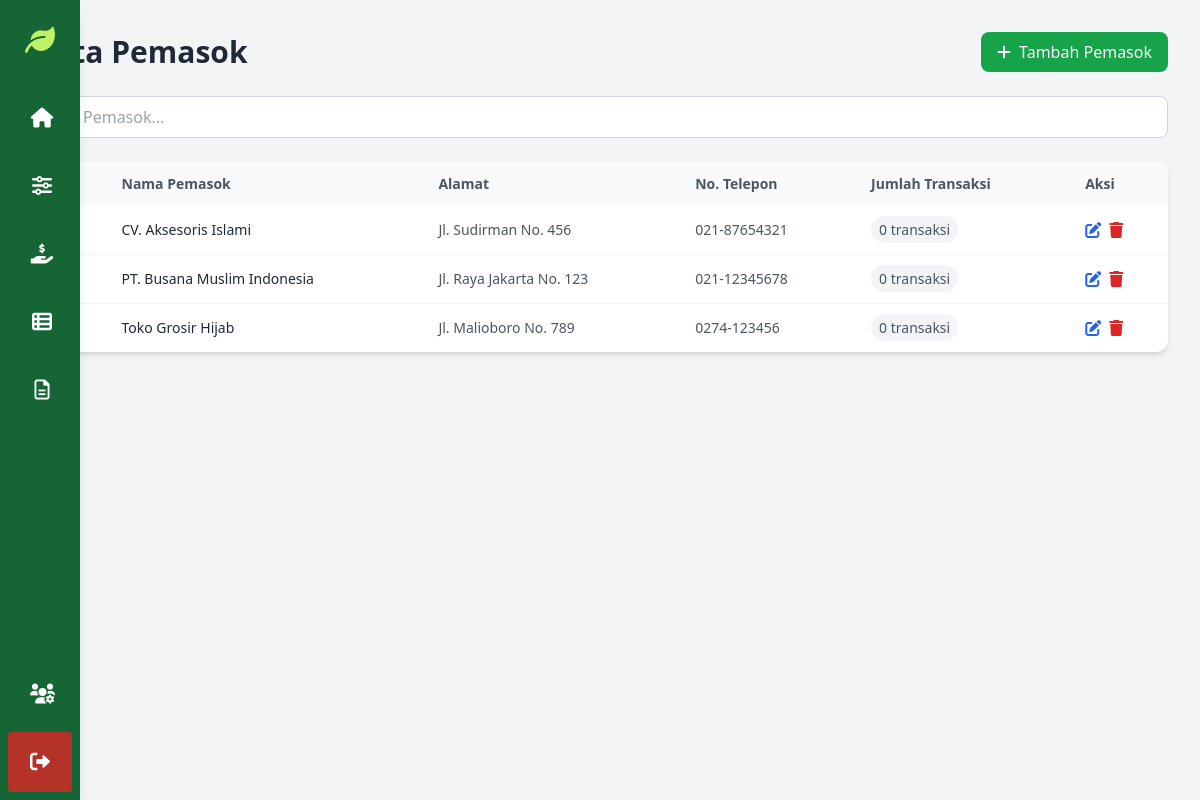
The page /pages/manage_pemasok.php (signed in) on the database its author committed.
### tables this page shows
CREATE TABLE pemasok (
    id_pemasok INT(10) AUTO_INCREMENT PRIMARY KEY,
    nama_pemasok VARCHAR(50) NOT NULL,
    alamat VARCHAR(100) NOT NULL,
    no_telepon VARCHAR(15) NOT NULL
);

### pages/manage_pemasok.php (the view, shortened to what this page needs)
<?php
require_once '../config/koneksi.php';
$stmt = $pdo->query("SELECT * FROM pemasok ORDER BY nama_pemasok");
$pemasoks = $stmt->fetchAll(PDO::FETCH_ASSOC);
$transaksi_pemasok = [];
foreach ($pemasoks as $pemasok) {
    $stmt = $pdo->prepare("SELECT COUNT(*) FROM pembelian WHERE id_pemasok = ?");
    $stmt->execute([$pemasok['id_pemasok']]);
    $transaksi_pemasok[$pemasok['id_pemasok']] = $stmt->fetchColumn();
}
?>
<!DOCTYPE html>
<html lang="id">
<head>
    <script src="https://cdn.tailwindcss.com"></script>
    <link rel="stylesheet" href="https://cdnjs.cloudflare.com/ajax/libs/font-awesome/6.0.0-beta3/css/all.min.css">
</head>
<body class="bg-gray-100">
    <div class="flex">
        <?php include '../includes/sidebar.php'; ?>
        <main class="flex-1 p-8">
            <div class="max-w-7xl mx-auto">
                <header class="flex justify-between items-center mb-6">
                    <h1 class="text-3xl font-bold text-gray-800">Data Pemasok</h1>
                    <?php if ($user_level === 'admin'): ?>
                        <button onclick="openModal('add')" class="bg-green-600 hover:bg-green-700 text-white px-4 py-2 rounded-lg flex items-center gap-2 transition-colors">
                            <i class="fas fa-plus"></i>
                            <span>Tambah Pemasok</span>
                        </button>
                    <?php endif; ?>
                </header>
                <div class="mb-6">
                    <div class="flex gap-4">
                        <div class="flex-1">
                            <input type="text"
                                id="searchInput"
                                placeholder="Cari Pemasok..."
                                class="w-full px-4 py-2 rounded-lg border border-gray-300 focus:outline-none focus:ring-2 focus:ring-green-500">
                        </div>
                    </div>
                </div>
                <div class="bg-white rounded-xl shadow-md overflow-hidden">
                    <div class="overflow-x-auto">
                        <table class="w-full">
                            <thead class="bg-gray-50">
                                <tr>
                                    <th class="px-4 py-3 text-left text-sm font-semibold text-gray-600">No</th>
                                    <th class="px-4 py-3 text-left text-sm font-semibold text-gray-600">Nama Pemasok</th>
                                    <th class="px-4 py-3 text-left text-sm font-semibold text-gray-600">Alamat</th>
                                    <th class="px-4 py-3 text-left text-sm font-semibold text-gray-600">No. Telepon</th>
                                    <th class="px-4 py-3 text-left text-sm font-semibold text-gray-600">Jumlah Transaksi</th>
                                    <?php if ($user_level === 'admin'): ?>
                                        <th class="px-4 py-3 text-left text-sm font-semibold text-gray-600">Aksi</th>
                                    <?php endif; ?>
                                </tr>
                            </thead>
                            <tbody class="divide-y divide-gray-100" id="tableBody">
                                <?php if (empty($pemasoks)): ?>
                                    <tr>
                                        <td colspan="<?= $user_level === 'admin' ? '6' : '5' ?>" class="px-4 py-3 text-center text-gray-500">
                                            Tidak ada data pemasok
                                        </td>
                                    </tr>
                                <?php else: ?>
                                    <?php $no = 1;
                                    foreach ($pemasoks as $pemasok): ?>
                                        <tr class="hover:bg-gray-50">
                                            <td class="px-4 py-3 text-sm text-gray-600"><?= $no++ ?></td>
                                            <td class="px-4 py-3 text-sm font-medium text-gray-800"><?= htmlspecialchars($pemasok['nama_pemasok']) ?></td>
                                            <td class="px-4 py-3 text-sm text-gray-600"><?= htmlspecialchars($pemasok['alamat']) ?></td>
                                            <td class="px-4 py-3 text-sm text-gray-600"><?= htmlspecialchars($pemasok['no_telepon']) ?></td>
                                            <td class="px-4 py-3 text-sm">
                                                <span class="px-2 py-1 text-sm rounded-full <?= $transaksi_pemasok[$pemasok['id_pemasok']] > 0 ? 'bg-blue-100 text-blue-800' : 'bg-gray-100 text-gray-600' ?>">
                                                    <?= $transaksi_pemasok[$pemasok['id_pemasok']] ?> transaksi
                                                </span>
                                            </td>
                                            <?php if ($user_level === 'admin'): ?>
                                                <td class="px-4 py-3">
                                                    <div class="flex gap-2">
                                                        <button onclick='openModal("edit", <?= json_encode($pemasok) ?>)'
                                                            class="text-blue-600 hover:text-blue-800">
                                                            <i class="fas fa-edit"></i>
                                                        </button>
                                                        <form method="POST" class="inline" onsubmit="return confirmDelete()">
                                                            <button type="submit" class="text-red-600 hover:text-red-800">
                                                                <i class="fas fa-trash"></i>
                                                            </button>
                                                        </form>
                                                    </div>
                                                </td>
                                            <?php endif; ?>
                                        </tr>
                                    <?php endforeach; ?>
                                <?php endif; ?>
                            </tbody>
                        </table>
                    </div>
                </div>
            </div>
        </main>
    </div>
</body>
</html>

### rows shown on the page
pemasok: nama_pemasok "CV. Aksesoris Islami", alamat "Jl. Sudirman No. 456", no_telepon "021-87654321", id_pemasok "0"
pemasok: nama_pemasok "PT. Busana Muslim Indonesia", alamat "Jl. Raya Jakarta No. 123", no_telepon "021-12345678", id_pemasok "0"
pemasok: nama_pemasok "Toko Grosir Hijab", alamat "Jl. Malioboro No. 789", no_telepon "0274-123456", id_pemasok "0"
